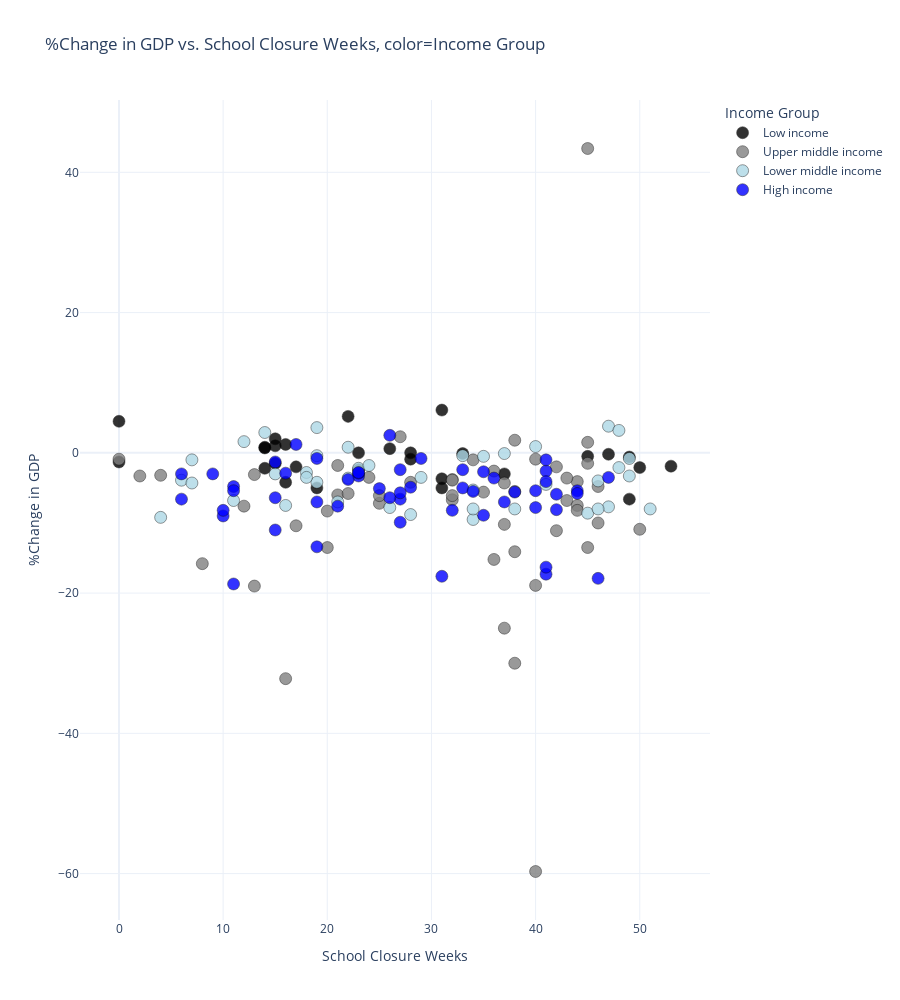

Write notebook code for a chart like this one.
### Code cell
fig1 = px.scatter(df3, x="closure", y="change",
                 color='Income Group',
                 color_discrete_sequence=['black','grey','lightblue','blue'],
                 opacity=0.8,
                 hover_name="Country",
                 labels={"closure": "School Closure Weeks",
                        "change":"%Change in GDP"},
                 title="%Change in GDP vs. School Closure Weeks, color=Income Group",
                 size_max=12,
                 width=900, height=1000,
                 template='plotly_white'
                )

fig1.update_traces(marker=dict(size=12,
                              line=dict(width=0.5,
                                        color='black')),
                  selector=dict(mode='markers'))


fig1.show()

### Figure 1 — Plotly figure (JSON) as saved in the notebook; plotly's stock layout.template omitted (floating-point values rounded to 4 significant figures)
{"data": [{"hovertemplate": "<b>%{hovertext}</b><br><br>Income Group=Low income<br>School Closure Weeks=%{x}<br>%Change in GDP=%{y}<extra></extra>", "hovertext": ["Afghanistan", "Benin", "Burkina Faso", "Burundi", "Central African Republic", "Chad", "Democratic Republic of Congo", "Eritrea", "Ethiopia", "Gambia", "Guinea", "Guinea-Bissau", "Haiti", "Liberia", "Madagascar", "Malawi", "Mali", "Mozambique", "Nepal", "Niger", "Rwanda", "Sierra Leone", "Somalia", "South Sudan", "Tajikistan", "Togo", "Uganda", "Tanzania", "Yemen"], "legendgroup": "Low income", "marker": {"color": "black", "line": {"color": "black", "width": 0.5}, "opacity": 0.8, "size": 12, "symbol": "circle"}, "mode": "markers", "name": "Low income", "orientation": "v", "showlegend": true, "type": "scatter", "x": [31, 15, 14, 0, 23, 28, 33, 49, 31, 28, 22, 23, 31, 37, 16, 26, 17, 45, 53, 16, 47, 14, 15, 49, 0, 14, 50, 15, 19], "xaxis": "x", "y": [-5, 2, 0.8, -1.3, 0, -0.9, -0.1, -0.6, 6.1, 0, 5.2, -2.4, -3.7, -3, -4.2, 0.6, -2, -0.5, -1.9, 1.2, -0.2, -2.2, -1.5, -6.6, 4.5, 0.7, -2.1, 1, -5], "yaxis": "y"}, {"hovertemplate": "<b>%{hovertext}</b><br><br>Income Group=Upper middle income<br>School Closure Weeks=%{x}<br>%Change in GDP=%{y}<extra></extra>", "hovertext": ["Albania", "Algeria", "Argentina", "Armenia", "Azerbaijan", "Belarus", "Belize", "Bosnia and Herzegovina", "Botswana", "Brazil", "Bulgaria", "China", "Colombia", "Costa Rica", "Dominica", "Dominican Republic", "Ecuador", "Equatorial Guinea", "Fiji", "Gabon", "Georgia", "Grenada", "Guatemala", "Guyana", "Iran", "Iraq", "Jamaica", "Jordan", "Kazakhstan", "Lebanon", "Libya", "Malaysia", "Maldives", "Marshall Islands", "Mauritius", "Mexico", "Montenegro", "Namibia", "Paraguay", "Peru", "Romania", "Russia", "Saint Lucia", "Saint Vincent and the Grenadines", "Samoa", "Serbia", "Sri Lanka", "Suriname", "Thailand", "Turkey", "Venezuela"], "legendgroup": "Upper middle income", "marker": {"color": "grey", "line": {"color": "black", "width": 0.5}, "opacity": 0.8, "size": 12, "symbol": "circle"}, "mode": "markers", "name": "Upper middle income", "orientation": "v", "showlegend": true, "type": "scatter", "x": [24, 21, 46, 12, 37, 0, 38, 38, 20, 44, 32, 27, 43, 46, 17, 32, 44, 22, 13, 21, 32, 45, 45, 45, 45, 50, 37, 42, 36, 37, 40, 35, 16, 2, 8, 44, 36, 25, 40, 42, 32, 13, 40, 28, 4, 34, 43, 20, 25, 38, 38], "xaxis": "x", "y": [-3.5, -6, -10, -7.6, -4.3, -0.9, -14.1, -5.5, -8.3, -4.1, -3.8, 2.3, -6.8, -4.8, -10.4, -6.7, -7.5, -5.8, -19, -1.8, -6.1, -13.5, -1.5, 43.4, 1.5, -10.9, -10.2, -2, -2.6, -25, -59.7, -5.6, -32.2, -3.3, -15.8, -8.2, -15.2, -7.2, -0.9, -11.1, -3.9, -3.1, -18.9, -4.2, -3.2, -1, -3.6, -13.5, -6.1, 1.8, -30], "yaxis": "y"}, {"hovertemplate": "<b>%{hovertext}</b><br><br>Income Group=Lower middle income<br>School Closure Weeks=%{x}<br>%Change in GDP=%{y}<extra></extra>", "hovertext": ["Angola", "Bangladesh", "Bhutan", "Bolivia", "Cambodia", "Cameroon", "Comoros", "Congo", "Djibouti", "Egypt", "El Salvador", "Eswatini", "Ghana", "Honduras", "India", "Indonesia", "Kenya", "Kyrgyzstan", "Laos", "Lesotho", "Mauritania", "Mongolia", "Morocco", "Myanmar", "Nicaragua", "Nigeria", "Pakistan", "Papua New Guinea", "Philippines", "Moldova", "Senegal", "Solomon Islands", "Sudan", "Timor", "Tunisia", "Ukraine", "Uzbekistan", "Vanuatu", "Vietnam", "Zambia", "Zimbabwe"], "legendgroup": "Lower middle income", "marker": {"color": "lightblue", "line": {"color": "black", "width": 0.5}, "opacity": 0.8, "size": 12, "symbol": "circle"}, "mode": "markers", "name": "Lower middle income", "orientation": "v", "showlegend": true, "type": "scatter", "x": [46, 47, 49, 47, 29, 18, 35, 26, 7, 19, 45, 49, 40, 46, 51, 48, 37, 38, 19, 41, 23, 34, 21, 48, 15, 24, 33, 6, 34, 16, 22, 7, 22, 11, 28, 19, 12, 4, 14, 18, 34], "xaxis": "x", "y": [-4, 3.8, -0.8, -7.7, -3.5, -2.8, -0.5, -7.8, -1, 3.6, -8.6, -3.3, 0.9, -8, -8, -2.1, -0.1, -8, -0.4, -4.5, -2.2, -5.3, -7, 3.2, -3, -1.8, -0.4, -3.9, -9.5, -7.5, 0.8, -4.3, -3.6, -6.8, -8.8, -4.2, 1.6, -9.2, 2.9, -3.5, -8], "yaxis": "y"}, {"hovertemplate": "<b>%{hovertext}</b><br><br>Income Group=High income<br>School Closure Weeks=%{x}<br>%Change in GDP=%{y}<extra></extra>", "hovertext": ["Antigua and Barbuda", "Australia", "Austria", "Bahamas", "Bahrain", "Barbados", "Belgium", "Brunei", "Canada", "Chile", "Croatia", "Cyprus", "Czechia", "Denmark", "Estonia", "Finland", "France", "Germany", "Greece", "Hungary", "Iceland", "Ireland", "Israel", "Italy", "Japan", "Kuwait", "Latvia", "Lithuania", "Luxembourg", "Malta", "Netherlands", "New Zealand", "Norway", "Oman", "Panama", "Poland", "Portugal", "Qatar", "South Korea", "Saint Kitts and Nevis", "Saudi Arabia", "Seychelles", "Singapore", "Slovakia", "Slovenia", "Spain", "Sweden", "Switzerland", "Trinidad and Tobago", "United Arab Emirates", "United Kingdom", "United States", "Uruguay"], "legendgroup": "High income", "marker": {"color": "blue", "line": {"color": "black", "width": 0.5}, "opacity": 0.8, "size": 12, "symbol": "circle"}, "mode": "markers", "name": "High income", "orientation": "v", "showlegend": true, "type": "scatter", "x": [41, 27, 27, 41, 44, 31, 15, 17, 40, 44, 10, 25, 38, 23, 16, 23, 10, 28, 32, 33, 6, 26, 33, 35, 11, 42, 36, 29, 15, 19, 22, 9, 19, 26, 46, 35, 21, 41, 41, 11, 41, 19, 11, 37, 34, 15, 23, 6, 40, 42, 27, 47, 27], "xaxis": "x", "y": [-17.3, -2.4, -6.6, -16.3, -5.4, -17.6, -6.4, 1.2, -5.4, -5.8, -9, -5.1, -5.6, -3.3, -2.9, -2.9, -8.2, -4.9, -8.2, -5, -6.6, 2.5, -2.4, -8.9, -4.8, -8.1, -3.6, -0.8, -1.3, -7, -3.8, -3, -0.8, -6.4, -17.9, -2.7, -7.6, -2.6, -1, -18.7, -4.1, -13.4, -5.4, -7, -5.5, -11, -2.8, -3, -7.8, -5.9, -9.9, -3.5, -5.7], "yaxis": "y"}], "layout": {"height": 1000, "legend": {"title": {"text": "Income Group"}, "tracegroupgap": 0}, "title": {"text": "%Change in GDP vs. School Closure Weeks, color=Income Group"}, "width": 900, "xaxis": {"anchor": "y", "domain": [0, 1], "title": {"text": "School Closure Weeks"}}, "yaxis": {"anchor": "x", "domain": [0, 1], "title": {"text": "%Change in GDP"}}}}
